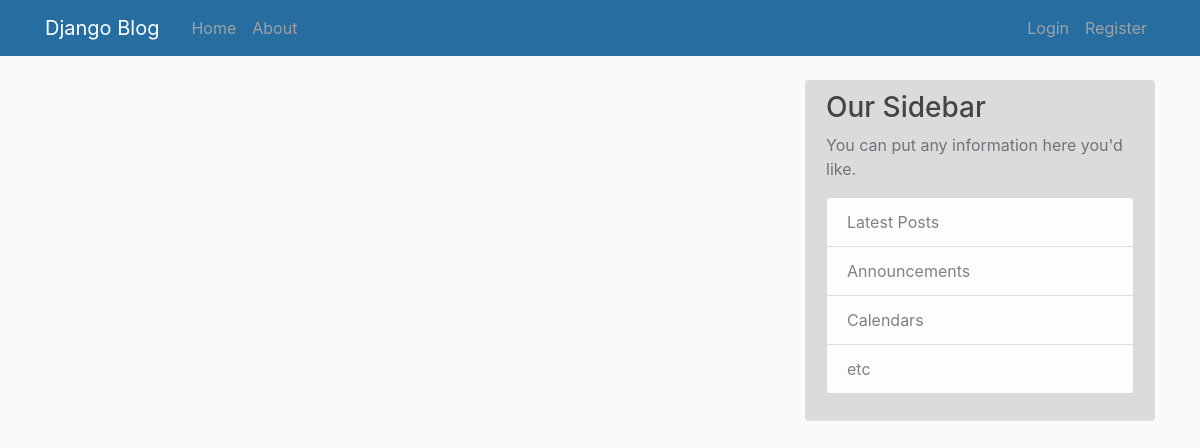
Before: / with the older database file.
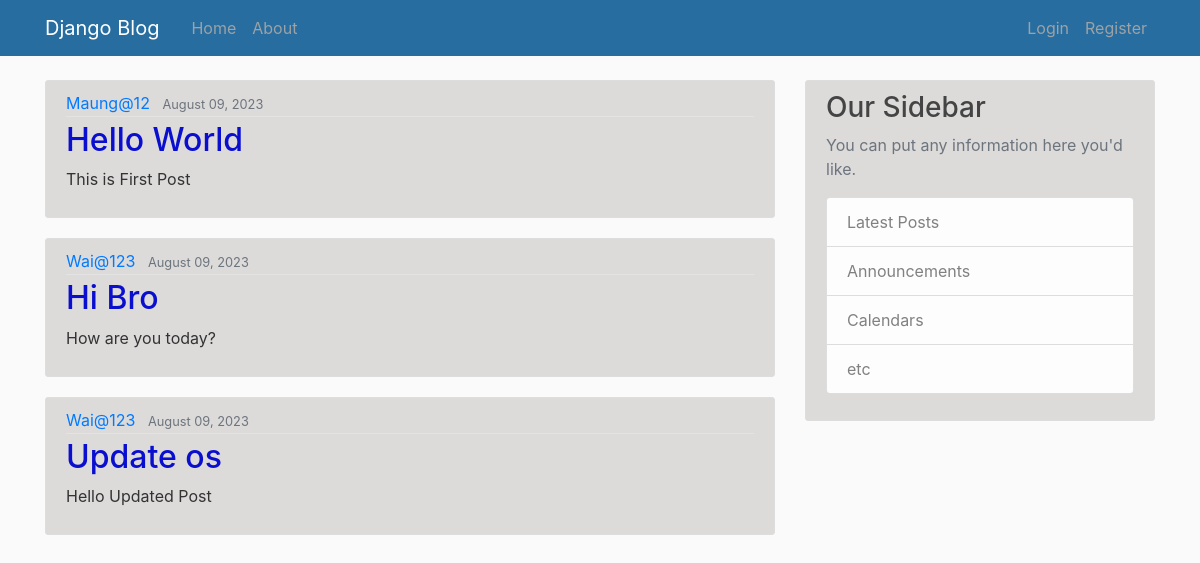
After: the same page with the newer database file.
### blog/models.py (models this page shows, shortened)
class Post(models.Model):
    title = models.CharField(max_length=100)
    content = models.TextField()
    date_posted = models.DateTimeField(default=timezone.now)
    author = models.ForeignKey(User, on_delete=models.CASCADE)

### blog/views.py (the view)
# urls.py: path('', views.home, name='blog-home'),
def home(request):
    context = {
        'posts' : Post.objects.all()
    }
    return render(request,'blog/home.html',context)

### blog/templates/blog/home.html
{% extends 'blog/base.html' %}
   {% block content %}
        {% for post in posts %}
            <article class="media content-section">
                <div class="media-body">
                <div class="article-metadata">
                    <a class="mr-2" href="#">{{ post.author }}</a>
                    <small class="text-muted">{{ post.date_posted|date:'F d, Y' }}</small>
                </div>
                <h2><a class="article-title" href="#">{{ post.title }}</a></h2>
                <p class="article-content">{{ post.content }}</p>
                </div>
            </article>
        {% endfor %}
    {% endblock content %}

### blog/templates/blog/base.html (shortened to what this page needs)
{% load static %}
<!DOCTYPE html>
<html lang="en">
<head>
     <link rel="stylesheet" href="https://cdn.jsdelivr.net/npm/bootstrap@4.0.0/dist/css/bootstrap.min.css">
     <link rel="stylesheet" type="text/css" href="{% static 'blog/main.css' %}">
</head>
<body>
    <header class="site-header">
        <nav class="navbar navbar-expand-md navbar-dark bg-steel fixed-top">
          <div class="container">
            <a class="navbar-brand mr-4" href="#">Django Blog</a>
            <div class="collapse navbar-collapse" id="navbarToggle">
              <div class="navbar-nav mr-auto">
                <a class="nav-item nav-link" href="{% url 'blog-home' %}">Home</a>
                <a class="nav-item nav-link" href="{% url 'blog-about' %}">About</a>
              </div>
              <div class="navbar-nav">
                <a class="nav-item nav-link" href="#">Login</a>
                <a class="nav-item nav-link" href="#">Register</a>
              </div>
            </div>
          </div>
        </nav>
      </header>
      <main role="main" class="container">
        <div class="row">
          <div class="col-md-8">
            {% block content %}{% endblock %}
          </div>
          <div class="col-md-4">
            <div class="content-section">
              <h3>Our Sidebar</h3>
              <p class='text-muted'>You can put any information here you'd like.
                <ul class="list-group">
                  <li class="list-group-item list-group-item-light">Latest Posts</li>
                  <li class="list-group-item list-group-item-light">Announcements</li>
                  <li class="list-group-item list-group-item-light">Calendars</li>
                  <li class="list-group-item list-group-item-light">etc</li>
                </ul>
              </p>
            </div>
          </div>
        </div>
      </main>
</body>
</html>

### blog/static/blog/main.css (style rules this page uses)
body { background: #fafafa; color: #333333; margin-top: 5rem; }
h1, h2, h3, h4, h5, h6 { color: #444444; }
ul { margin: 0; }
.bg-steel { background-color: #276da0; }
.site-header .navbar-nav .nav-link { color: #9ca2a5; }
.content-section { background: #dddada; padding: 10px 20px; border: 1px solid #dddddd; border-radius: 3px; margin-bottom: 20px; }
.article-title { color: #0a0ece; }
.article-content { white-space: pre-line; }
.article-metadata { padding-bottom: 1px; margin-bottom: 4px; border-bottom: 1px solid #e3e3e3 }

Changed rows visible on the page:
added Post: author "Maung@12", date_posted "August 09, 2023", title "Hello World", content "This is First Post"
added Post: author "Wai@123", date_posted "August 09, 2023", title "Hi Bro", content "How are you today?"
added Post: author "Wai@123", date_posted "August 09, 2023", title "Update os", content "Hello Updated Post"
